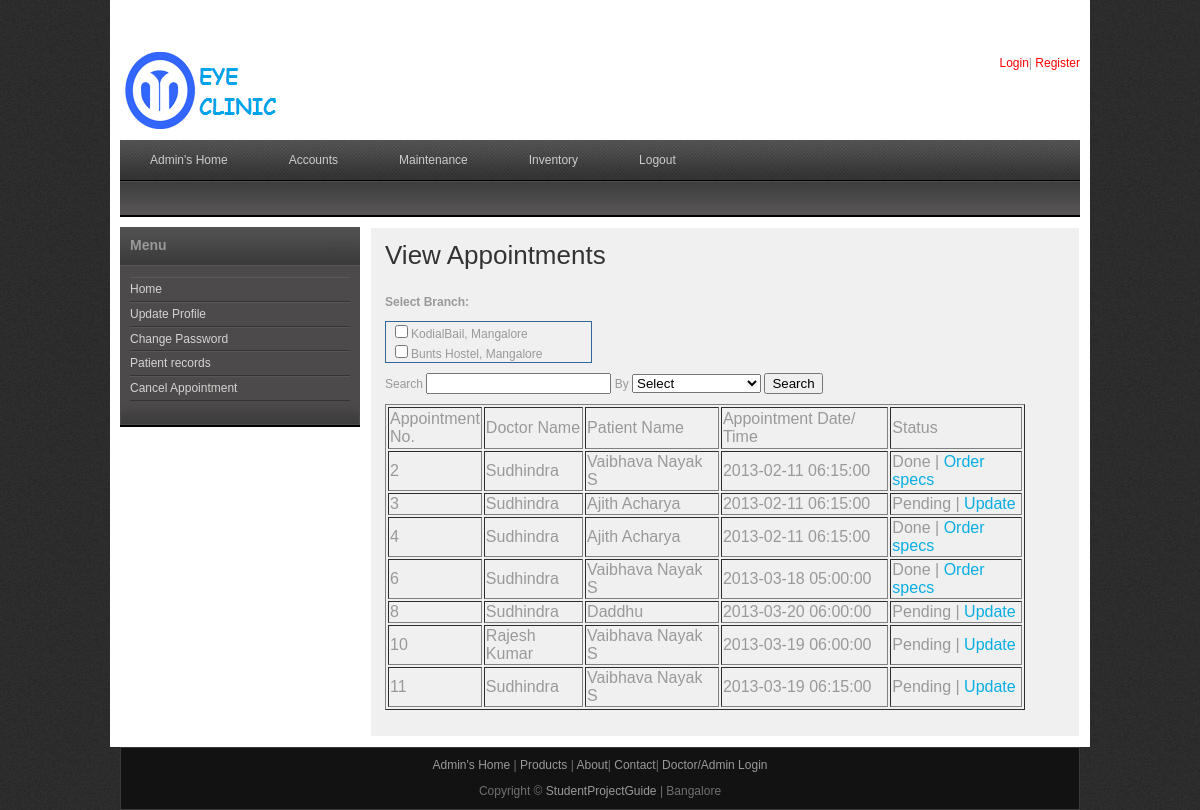
The app's page /viewappointment.php (signed in) with its own data.
### tables this page shows
CREATE TABLE IF NOT EXISTS `branch` (
  `branch_id` int(10) NOT NULL AUTO_INCREMENT,
  `branch_name` varchar(30) NOT NULL,
  `description` varchar(50) NOT NULL,
  PRIMARY KEY (`branch_id`)
);

CREATE TABLE IF NOT EXISTS `appointment` (
  `app_id` int(10) NOT NULL AUTO_INCREMENT,
  `branch_id` int(10) NOT NULL,
  `pat_id` int(10) NOT NULL,
  `doc_id` int(10) NOT NULL,
  `app_date` date NOT NULL,
  `app_time` time NOT NULL,
  `created_at` datetime NOT NULL,
  `status` varchar(30) NOT NULL,
  PRIMARY KEY (`app_id`)
);

CREATE TABLE IF NOT EXISTS `doctor` (
  `doc_id` int(10) NOT NULL AUTO_INCREMENT,
  `branch_id` int(10) NOT NULL,
  `doc_name` varchar(25) NOT NULL,
  `clinic_name` varchar(25) NOT NULL,
  `email_id` varchar(25) NOT NULL,
  `phone` varchar(25) NOT NULL,
  `mobile` varchar(25) NOT NULL,
  `login_id` varchar(25) NOT NULL,
  `password` varchar(25) NOT NULL,
  `created_at` date NOT NULL,
  `last_login` datetime NOT NULL,
  PRIMARY KEY (`doc_id`)
);

CREATE TABLE IF NOT EXISTS `patient` (
  `pat_id` int(10) NOT NULL AUTO_INCREMENT,
  `admin_id` int(10) NOT NULL,
  `pat_name` varchar(30) NOT NULL,
  `email_id` varchar(25) NOT NULL,
  `password` varchar(25) NOT NULL,
  `dob` date NOT NULL,
  `gender` varchar(10) NOT NULL,
  `address` varchar(50) NOT NULL,
  `contact` varchar(25) NOT NULL,
  `created_at` date NOT NULL,
  PRIMARY KEY (`pat_id`)
);

### viewappointment.php (the view, shortened to what this page needs)
<?php
include("includes/header.php");
include("includes/conn.php");
if(isset($_POST[search]))
{
	if($_POST[group2] == "Doctor Name")
	{
	$bquery1 = "SELECT * FROM  doctor WHERE  doc_name LIKE  '%$_POST[lol]%' AND ".$brquery;
	$result1 = mysqli_query($con,$bquery1);
	$bquery = "SELECT * FROM  appointment WHERE  doc_name LIKE  '%$result1[0]%'";
	$result = mysqli_query($con,$bquery);
	}
	else if($_POST[group2] == "Patient Name")
	{
	$bquery = "SELECT * FROM  appointment WHERE pat_name=  '$_POST[lol]' AND ".$brquery;
	$result = mysqli_query($con,$bquery);
	}
	else if($_POST[group2] == "Patient ID")
	{
	$bquery = "SELECT * FROM  appointment WHERE pat_id=  '$_POST[lol]' AND ".$brquery;
	$result = mysqli_query($con,$bquery);
	}
	else if($_POST[group2] == "Appointment Date")
	{
	$bquery = "SELECT * FROM  appointment WHERE  app_date=  '$_POST[lol]' AND ".$brquery;
	$result = mysqli_query($con,$bquery);
	}
}
else
{
	$result = mysqli_query($con,"SELECT * FROM appointment");
}
$resbranch = mysqli_query($con,"select * from branch");
?>
    <div id="templatemo_main">
   		<div id="sidebar" class="float_l">
        	<div class="sidebar_box"><span class="bottom"></span>
	<?php
include("sidebar.php");
if($_SESSION["logtype"]=='Administrator')
{
		patienthome();
}
else if($_SESSION["logtype"]=='Doctor')
{
		patientrecords();
}
?>
            </div>
   		</div>
        <div id="content" class="float_r">
          <h2>View Appointments
            </h2>
            <form id="form1" name="form1" method="post" action="" onSubmit="return validation()" >
            <p>
              <label for="patname"><strong>Select Branch:</strong></label>
<div style="overflow:auto;width:200px;height:40px;border:1px solid #336699;padding-left:5px">
<?php
while($rows = mysqli_fetch_array($resbranch))
			{
echo "<input type='checkbox' name='group[]' id='group[]'  value='$rows[branch_id]'>$rows[branch_name]<br>";
			}
?>
</div>
            </p>
            <p>
              <label for="lol">Search
                <input type="text" name="lol" id="lol" />
              </label>
              <label for="group2">By</label>
<select name="group2" id="group2">
				<option value="">Select</option>
</select>
              <input type="submit" name="search" id="search" value="Search" />
            </p>
            <table width="640" border="1">
<tr>
  <td width="82" height="42">Appointment No.</td>
                <td width="96">Doctor Name</td>
                <td width="132">Patient Name</td>
                <td width="166">Appointment Date/ Time</td>
                <td width="130">Status</td>
          </tr>
              <?php
           	while($row = mysqli_fetch_array($result))
  {
  $retpat =mysqli_query($con,"SELECT * FROM patient WHERE pat_id= '$row[pat_id]'");
  $patrec = mysqli_fetch_array($retpat);
	$retdoc =mysqli_query($con,"SELECT * FROM doctor WHERE doc_id= '$row[doc_id]'");
  $docrec = mysqli_fetch_array($retdoc);
  echo "<tr>";
  echo "<td>" . $row['app_id'] . "</td>";
  echo "<td>" . $docrec['doc_name'] . "</td>";
  echo "<td>" . $patrec['pat_name'] . "</td>";
  echo "<td>" . $row['app_date']. " ". $row['app_time'] . "</td>";
   echo "<td>";
   if($row['status'] == "pending")
   {
	   echo "Pending | <a href='test.php?appid=$row[app_id]'>Update</a>";
   }
   else
   {
	   	$rettests =mysqli_query($con,"SELECT * FROM test WHERE app_id= '$row[app_id]'");
  $rectests = mysqli_fetch_array($rettests);
	   echo "Done | <a href='products.php?appid=$row[app_id]&patid=$row[pat_id]&testids=$rectests[test_id]'>Order specs</a>";
   }
 echo "  </td>";
  echo "</tr>";
  }
?>
          </table>
          </form>
</div>
  </div>
    </div>
    <?php
include("includes/footer.php");
?>

### css/templatemo_style.css (style rules this page uses)
body { margin: 0; padding: 0; color: #999; font-family: Tahoma, Geneva, sans-serif; font-size: 12px; line-height: 1.4em; background-color: #2e2e2e; background-repeat: repeat; background-image: url(../images/templatemo_body.jpg) }
a, a:link, a:visited { color: #08aee3; font-weight: normal; text-decoration: none; }
p { margin: 0 0 10px 0; padding: 0; }
h1, h2, h3, h4, h5, h6 { color: #333; font-weight: normal; }
h2 { font-size: 26px; margin: 0 0 25px; padding: 5px 0; }
.float_l { float: left }
.float_r { float: right }
#templatemo_main { width: 100%; margin-bottom: 10px; }
#content { width: 680px; background: #f0f0f0; border: 1px solid #fff; padding: 14px; }
#sidebar { width: 240px }
.sidebar_box { position: relative; background: #4c4a4a; margin-bottom: 36px; }
.sidebar_box span.bottom { position: absolute; bottom: -26px; left: 0; width: 240px; height: 26px; background: url(../images/templatemo_sidebar_bottom.jpg) }

### records on screen
branch: branch_name "KodialBail, Mangalore"
branch: branch_name "Bunts Hostel, Mangalore"
appointment: app_id "2", doc.doc_name "Sudhindra", pat.pat_name "Vaibhava Nayak S", app_date "2013-02-11", app_time "06:15:00"
appointment: app_id "3", doc.doc_name "Sudhindra", pat.pat_name "Ajith Acharya", app_date "2013-02-11", app_time "06:15:00"
appointment: app_id "4", doc.doc_name "Sudhindra", pat.pat_name "Ajith Acharya", app_date "2013-02-11", app_time "06:15:00"
appointment: app_id "6", doc.doc_name "Sudhindra", pat.pat_name "Vaibhava Nayak S", app_date "2013-03-18", app_time "05:00:00"
appointment: app_id "8", doc.doc_name "Sudhindra", pat.pat_name "Daddhu", app_date "2013-03-20", app_time "06:00:00"
appointment: app_id "10", doc.doc_name "Rajesh Kumar", pat.pat_name "Vaibhava Nayak S", app_date "2013-03-19", app_time "06:00:00"
appointment: app_id "11", doc.doc_name "Sudhindra", pat.pat_name "Vaibhava Nayak S", app_date "2013-03-19", app_time "06:15:00"
